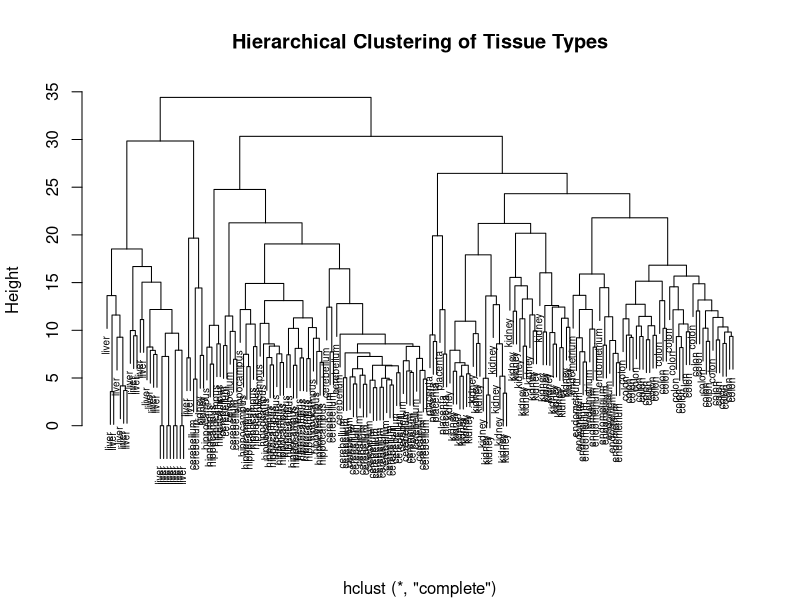
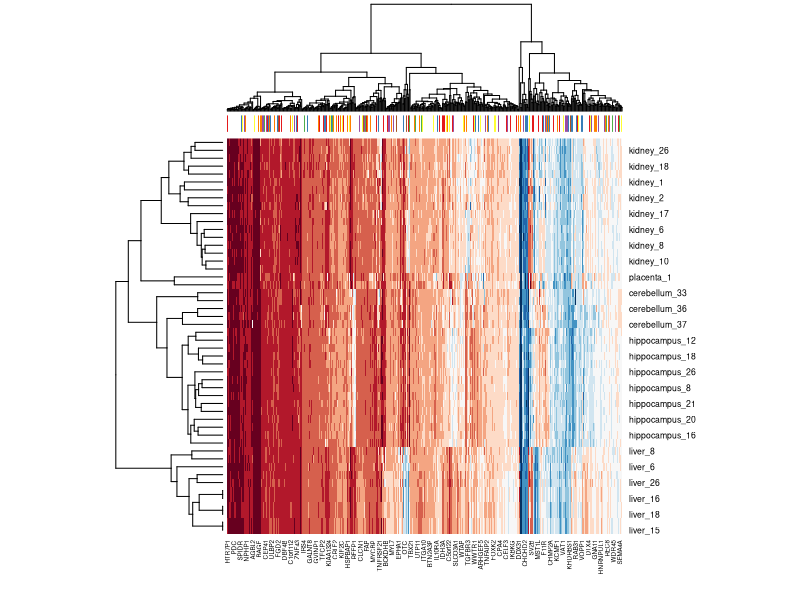

Reproduce these figures in R, in order.
# Load the necessary libraries
library(dslabs)
library(tidyverse)

# Load the tissue_gene_expression dataset
data("tissue_gene_expression")

# Remove the row means
x <- sweep(tissue_gene_expression$x, 1, rowMeans(tissue_gene_expression$x))

# Compute the distance between each observation
d <- dist(x)

# Perform hierarchical clustering
h <- hclust(d)

# Plot the dendrogram with tissue types as labels
plot(h, labels = tissue_gene_expression$y, main = "Hierarchical Clustering of Tissue Types", xlab = "", cex = 0.6)

# Set K = 7 for k-means clustering
set.seed(123)  # Set seed for reproducibility
k <- kmeans(x, centers = 7)

# Compare the identified clusters with actual tissue types
table(k$cluster, tissue_gene_expression$y)

# Run the k-means algorithm multiple times
set.seed(456)
k_repeated <- kmeans(x, centers = 7)
table(k_repeated$cluster, tissue_gene_expression$y)

library(matrixStats)
library(RColorBrewer)

# Select the 50 most variable genes
sds <- rowSds(tissue_gene_expression$x)
top_genes <- order(sds, decreasing = TRUE)[1:50]

# Create a subset of data with the 50 most variable genes
x_subset <- tissue_gene_expression$x[top_genes, ]

# Center the predictors (rows)
x_subset <- sweep(x_subset, 1, rowMeans(x_subset))

# Create a color bar based on tissue types
# Ensure the number of colors matches the number of columns (samples) in x_subset
tissue_colors <- brewer.pal(7, "Set1")[as.numeric(factor(tissue_gene_expression$y))]

# Now ensure tissue_colors matches the number of columns in x_subset
# The number of tissue types (samples) should match the number of columns
if(length(tissue_colors) != ncol(x_subset)) {
  tissue_colors <- tissue_colors[1:ncol(x_subset)]
}

# Plot the heatmap with color bar
heatmap(x_subset, col = brewer.pal(11, "RdBu"), ColSideColors = tissue_colors, scale = "row")
